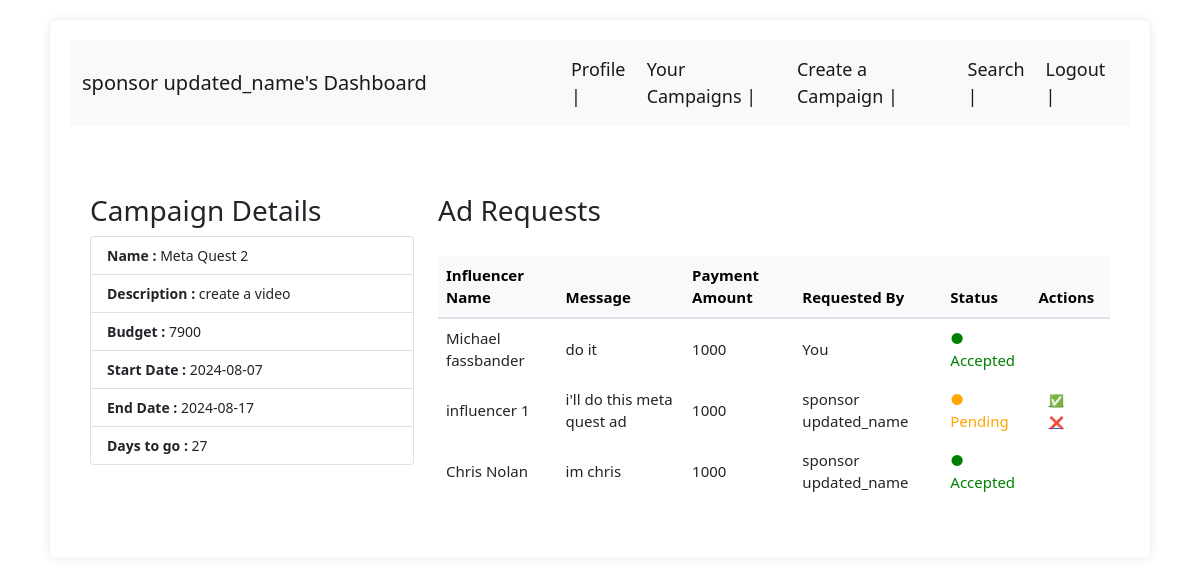
The app's page /sponsor/manage_requests/4 (signed in) with its own data.
### backend/models.py (models this page shows)
class user_table(db.Model):
    __tablename__ = "user_table"
    id = db.Column(db.Integer, primary_key=True)
    email = db.Column(db.String, nullable=False)
    full_name = db.Column(db.String, nullable=False)
    user_name = db.Column(db.String, nullable=False)
    pwd = db.Column(db.String, nullable=False)
    role = db.Column(db.Integer, nullable=False)
    status = db.Column(db.Integer,nullable = False,default = 1)
    user_influencer = db.relationship("influencers", backref="user")
    user_sponsor = db.relationship("sponsors", backref="user")

class campaigns(db.Model):
    __tablename__ = "campaigns"
    id = db.Column(db.Integer, primary_key=True)
    sponsor_id = db.Column(db.Integer, db.ForeignKey('sponsors.id'))
    campaign_name = db.Column(db.String, nullable=False)
    campaign_desc = db.Column(db.String, nullable=False)
    campaign_status = db.Column(db.Integer, nullable=False, default=0)
    campaign_budget = db.Column(db.Integer, nullable=False)
    campaign_start_date = db.Column(db.Date, nullable=False)
    campaign_end_date = db.Column(db.Date, nullable=False)
    campaign_category = db.Column(db.String)
    campaign_visibility = db.Column(db.Integer, nullable=False, default=1)
    campaign_sponsor = db.relationship("sponsors", backref="campaign")

class adRequests(db.Model):
    __tablename__ = "adRequests"
    id = db.Column(db.Integer, primary_key=True,autoincrement=True)
    campaign_id = db.Column(db.Integer, db.ForeignKey('campaigns.id'))
    influencer_id = db.Column(db.Integer,db.ForeignKey('influencers.id'))
    sponsor_id = db.Column(db.Integer,db.ForeignKey('sponsors.id'))
    status = db.Column(db.Integer, nullable=False, default=2)
    payment_amount = db.Column(db.Integer,nullable = False,default = 0)
    payment_status = db.Column(db.Integer,nullable = False,default = 2 )
    message = db.Column(db.String,nullable = False)
    requested_by = db.Column(db.Integer,nullable = False,default = 1)
    adRequests_campaign = db.relationship("campaigns", backref="adRequests")
    adRequests_influencer = db.relationship("influencers", backref="adRequests")
    adRequests_sponsor = db.relationship("sponsors", backref="adRequests")

### backend/manage_ad_requests.py (the view)
@app.route("/sponsor/manage_requests/<int:campaign_id>",methods = ["GET","POST"])
def manage_requests(campaign_id):
    ad_requests = get_ad_requests(campaign_id)
    campaign = campaigns.query.filter_by(id=campaign_id).first()
    id = campaign.sponsor_id
    campaign_id = campaign.id
    campaign_info = [campaign.campaign_name,campaign.campaign_desc,campaign.campaign_start_date,campaign.campaign_end_date,campaign.campaign_budget]
    sponsor_info = get_sponsor_info(id)
    campaigns_list = get_sponsor_campaigns(id)
    days_left_list = {}
    for campaign_id in campaigns_list.keys():
        campaign = campaigns.query.filter_by(id=campaign_id).first()
        days_left_list[campaign_id] = days_left(campaign)
    return render_template("sponsor_templates/manage-requests.html",ad_requests = ad_requests,
                           campaign_info = campaign_info,id = id,
                           sponsor_info = sponsor_info,days_left_list = days_left_list,
                           campaign_id = campaign_id)

### backend/manage_ad_requests.py (called while the page is built)
def get_ad_requests(campaign_id):
    ad_requests = adRequests.query.filter_by(campaign_id = campaign_id).all()
    ad_requests_list = {}
    for ad_request in ad_requests:
        sponsor = user_table.query.filter_by(id=ad_request.sponsor_id).first()
        influencer = user_table.query.filter_by(id=ad_request.influencer_id).first()
        ad_requests_list[ad_request.id] = [sponsor.full_name,ad_request.message,ad_request.payment_amount,ad_request.status,ad_request.requested_by,influencer.full_name]
    return dict(ad_requests_list)

### backend/sponsor_controllers.py (called while the page is built)
def days_left(campaign):
    current_date = datetime.now().date()
    end_date = campaign.campaign_end_date
    days_left = (end_date - current_date).days
    return days_left

def get_sponsor_campaigns(user_id):
    campaigns_list = campaigns.query.filter_by(sponsor_id=user_id).all()
    campaigns_dict={}
    for campaign in campaigns_list:
        if campaign.id not in campaigns_dict.keys():
            campaigns_dict[campaign.id]=[campaign.campaign_name,campaign.sponsor_id,campaign.campaign_desc,campaign.campaign_status,campaign.campaign_budget,campaign.campaign_start_date,campaign.campaign_end_date,campaign.campaign_category,campaign.campaign_visibility]
            today_date = datetime.now().date()
            if today_date > campaign.campaign_end_date:
                campaign.campaign_status = 2
                db.session.commit()
    return dict(campaigns_dict)

def get_sponsor_info(user_id):
    user = user_table.query.filter_by(id=user_id).first() #user_table data
    sponsor = sponsors.query.filter_by(id=user_id).first() #sponsor table data
    user_info = {}
    user_info[user_id] = [user.email,user.full_name,user.user_name,user.pwd,user.role,user.status]
    user_info[user_id].append(sponsor.industry)
    user_info[user_id].append(sponsor.budget)
    return dict(user_info)

### templates/sponsor_templates/manage-requests.html (shortened to what this page needs)
<!DOCTYPE html>
<html lang="en">
<head>
    <link href="https://cdn.jsdelivr.net/npm/bootstrap@5.0.2/dist/css/bootstrap.min.css" rel="stylesheet">
    <link rel="stylesheet" href="https://cdn.jsdelivr.net/npm/bootstrap-icons@1.10.5/font/bootstrap-icons.css">
</head>
<body>
    <div class="container">
        <div class="panel">
            <nav class="navbar navbar-expand-lg navbar-light bg-light">
                <div class="container-fluid">
                    <a class="navbar-brand" style="font-size:20px;" href="#">{{ sponsor_info[id][1] }}'s Dashboard</a>
                    <div class="collapse navbar-collapse" id="navbarNavDropdown">
                        <ul class="navbar-nav" style="font-size:18px;">
                            <li class="nav-item" style="margin-left: 120px">
                                <a class="nav-link active" aria-current="page" href="/sponsor/profile/{{id}}">Profile |</a>
                            </li>
                            <li class="nav-item">
                                <a class="nav-link active" aria-current="page" href="/sponsor/campaigns/{{id}}">Your Campaigns |</a>
                            </li>
                            <li class="nav-item">
                                <a class="nav-link active" aria-current="page" href="/sponsor/new_campaign/{{id}}">Create a Campaign |</a>
                            </li>
                            <li class="nav-item">
                                <a class="nav-link active" aria-current="page" href="/sponsor/search/{{id}}">Search |</a>
                            </li>
                            <li class="nav-item">
                                <a class="nav-link active" aria-current="page" href="/login">Logout |</a>
                            </li>
                        </ul>
                    </div>
                </div>
            </nav>
            <div class="container mt-5">
                <div class="row">
                    <div class="col-md-4" style="font-size: 14px;">
                        <h3>Campaign Details</h3>
                        <ul class="list-group">
                            <li class="list-group-item"><strong>Name : </strong> {{ campaign_info[0] }}</li>
                            <li class="list-group-item"><strong>Description : </strong> {{ campaign_info[1] }}</li>
                            {% if campaign_info[4] != 0 %}
                                <li class="list-group-item"><strong>Budget : </strong> {{ campaign_info[4] }}</li>
                            {% else %}
                                <li class="list-group-item"><strong>Budget : </strong><span style="color: red;">Whole Budget Spent</span></li>
                            {% endif %}
                            <li class="list-group-item"><strong>Start Date : </strong> {{ campaign_info[2] }}</li>
                            <li class="list-group-item"><strong>End Date : </strong> {{ campaign_info[3] }}</li>
                            {% if days_left_list[campaign_id] > 0 %}
                                <li class="list-group-item"><strong>Days to go : </strong> {{ days_left_list[campaign_id] }}</li>
                            {% else %}
                                <li class="list-group-item"><strong>Days to go : </strong> Campaign Ended </li>
                            {% endif %}
                        </ul>
                    </div>
                    <div class="col-md-8" style="font-size: 14px;">
                        <h3>Ad Requests</h3>
                        {% if ad_requests %}
                        <div class="table-container">
                            <table class="table table-hover align-middle table-custom" style="border: none;">
                                <thead class="table-light">
                                    <tr style="border-bottom: 2px solid #dee2e6;">
                                        <th scope="col" style="border: none;">Influencer Name</th>
                                        <th scope="col" style="border: none;">Message</th>
                                        <th scope="col" style="border: none;">Payment Amount</th>
                                        <th scope="col" style="border: none;">Requested By</th>
                                        <th scope="col" style="border: none;">Status</th>
                                        <th scope="col" style="border: none;">Actions</th>
                                    </tr>
                                </thead>
                                <tbody>
                                    {% for key, value in ad_requests.items() %}
                                        <tr>
                                            <td style="border: none;">{{ value[5] }}</td>
                                            <td style="border: none;">{{ value[1] }}</td>
                                            <td style="border: none;">{{ value[2] }}</td>
                                            <td style="border: none;">
                                                {% if value[4] == 1 %}
                                                    You
                                                {% else %}
                                                    {{ value[0] }}
                                                {% endif %}
                                            </td>
                                            <td style="border: none;">
                                                {% if value[3] == 1 %}
                                                    <span style="color:green;">● Accepted</span>
                                                {% elif value[3] == 0 %}
                                                    <span style="color:red;">● Rejected</span>
                                                {% else %}
                                                    <span style="color:orange;">● Pending</span>
                                                {% endif %}
                                            </td>
                                            <td style="border: none;">
                                                {% if value[4] != 1 and value[3] != 1 and value[3] != 0 %}
                                                    <a href="/sponsor/accept_request/{{ key }}" class="icon-button" title="Accept">✅</a>
                                                    <a href="/sponsor/reject_request/{{ key }}" class="icon-button" title="Reject">❌</a>
                                                {% endif %}
                                            </td>
                                        </tr>
                                    {% endfor %}
                                </tbody>
                            </table>
                        </div>
                        {% else %}
                            <p>No ad requests available.</p>
                        {% endif %}
                    </div>
                </div>
            </div>
        </div>
    </div>
</body>
</html>

### templates/sponsor_templates/manage-requests.html (style rules this page uses)
.container { padding: 20px; }
.panel { background: white; border-radius: 8px; box-shadow: 0 0 10px rgba(0, 0, 0, 0.1); padding: 20px; height: auto; max-width: 100%; }
.table-custom { margin-top: 20px; width: 100%; overflow-x: auto; font-size: 15px; }
.table-container { overflow-x: auto; }
.icon-button { font-size: 12px; background-color: transparent; border: none; cursor: pointer; padding: 10px; }

### records on screen
user_table: full_name "sponsor updated_name", full_name "sponsor updated_name" "sponsor updated_name"
campaigns: campaign_name "Meta Quest 2", campaign_desc "create a video", campaign_budget "7900", campaign_start_date "2024-08-07", campaign_end_date "2024-08-17"
user_table: full_name "Michael fassbander"
adRequests: message "do it", payment_amount "1000"
user_table: full_name "influencer 1"
adRequests: message "i'll do this meta quest ad", payment_amount "1000"
user_table: full_name "Chris Nolan"
adRequests: message "im chris", payment_amount "1000"

### other values on screen
{{ days_left_list[campaign_id] }} "27"
